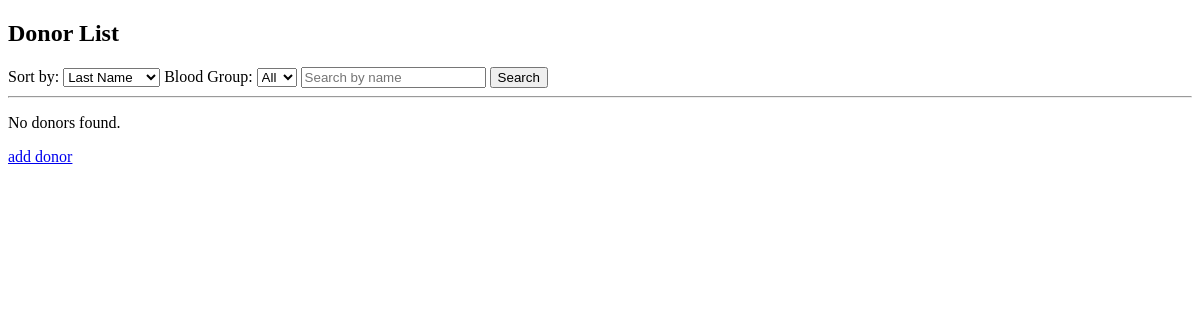
/donors/, run on an earlier commit of the app's database.
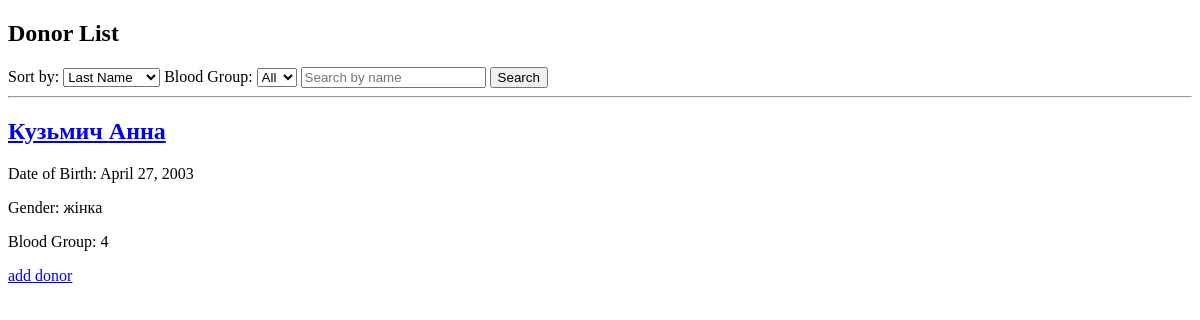
And on a later commit of the database.
### main_app/models.py (models this page shows, shortened)
class Donor(models.Model):
    first_name = models.CharField(max_length=50)
    last_name = models.CharField(max_length=50)
    date_of_birth = models.DateField()
    gender = models.CharField(max_length=10)
    blood_group = models.CharField(max_length=10)
    address = models.TextField()
    phone_number = models.CharField(max_length=20)
    email = models.EmailField()
    passport_info = models.CharField(max_length=50)
    last_donation_date = models.DateField(null=True, blank=True)
    donation_count = models.IntegerField(default=0)
    created_by = models.ForeignKey(
        get_user_model(),
        on_delete=models.SET_NULL,
        null=True,
        blank=True,
        related_name='donors_created'
    )

### main_app/views.py (the view)
# urls.py: path('donors/', views.donor_list, name='donor_list'),
def donor_list(request):
    sort_by = request.GET.get('sort_by', 'last_name')  # За замовчуванням сортувати за прізвищем
    search_query = request.GET.get('search_query', '')
    blood_group_filter = request.GET.get('blood_group', '')
    donors = Donor.objects.filter(first_name__icontains=search_query).order_by(sort_by)
    if blood_group_filter:
        donors = donors.filter(blood_group=blood_group_filter)
    context = {
        'donors': donors,
        'sort_by': sort_by,
        'search_query': search_query
    }
    return render(request, 'registration/donor_list.html', context)

### main_app/templates/registration/donor_list.html (shortened to what this page needs)
{% extends 'registration/base.html' %}
{% block content %}
<h2>Donor List</h2>
<form method="get" action="{% url 'donor_list' %}">
    <label for="sort_by">Sort by:</label>
    <select name="sort_by" id="sort_by">
        <option value="last_name" {% if sort_by == 'last_name' %}selected{% endif %}>Last Name</option>
    </select>
    <label for="blood_group">Blood Group:</label>
    <select name="blood_group" id="blood_group">
        <option value="" {% if selected_blood_group == '' %}selected{% endif %}>All</option>
    </select>
    <input type="text" name="search_query" value="{{ search_query }}" placeholder="Search by name">
    <button type="submit">Search</button>
</form>
<hr>
    {% for donor in donors %}
    <div>
        <a href="{% url 'donor_detail' donor.id %}">
            <h2>{{ donor.first_name }} {{ donor.last_name }}</h2>
        </a>
        <p>Date of Birth: {{ donor.date_of_birth }}</p>
        <p>Gender: {{ donor.gender }}</p>
        <p>Blood Group: {{ donor.blood_group }}</p>
    </div>
    {% empty %}
        <p>No donors found.</p>
    {% endfor %}
        <a href="{% url 'add_donor' %}">add donor</a>
{% endblock %}

### main_app/templates/registration/base.html (shortened to what this page needs)
<!DOCTYPE html>
<html lang="en">
<head>
</head>
<body>
    <main>
        {% block content %}{% endblock %}
    </main>
</body>
</html>

What changed in the data, as far as the page shows it:
added Donor: first_name "Кузьмич", last_name "Анна", date_of_birth "April 27, 2003", gender "жінка", blood_group "4"
Also different on the page:
text no longer shown: "No donors found."
